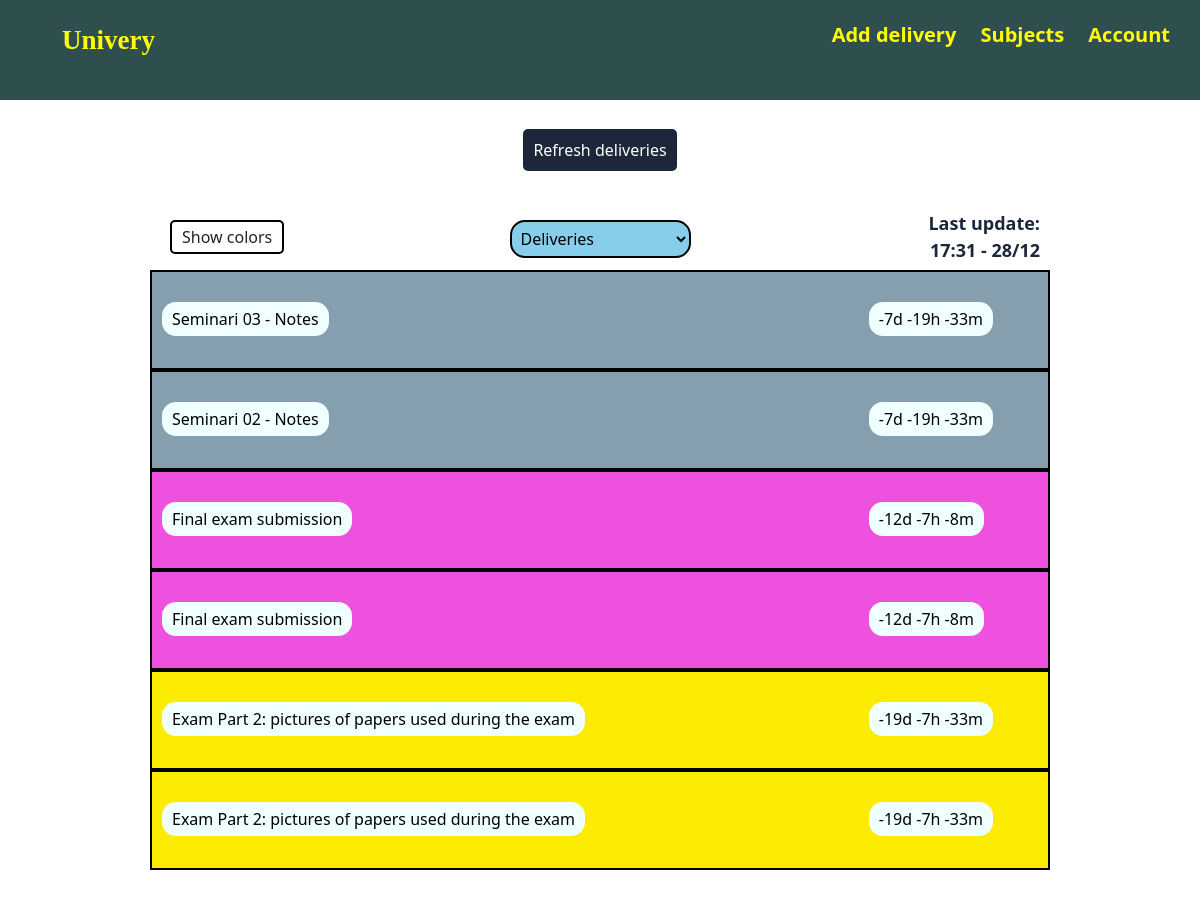
Screenshot of / (signed in) with the database file from the repository.
### app/models.py (models this page shows, shortened)
class User(db.Model, UserMixin):
    id = db.Column(db.Integer, primary_key=True)
    fullname = db.Column(db.String(50), nullable=False)
    identification = db.Column(db.String(15), unique=True, nullable=False)
    password = db.Column(db.String(60), nullable=False)
    deliveries = db.relationship('Delivery', backref='user', lazy=True)
    subjects = db.relationship('Subject', backref='user', lazy=True)
    last_update = db.Column(db.DateTime, nullable=True)

class Delivery(db.Model):
    id = db.Column(db.Integer, primary_key=True)
    name = db.Column(db.String(50), nullable=False)
    description = db.Column(db.String(400))
    toDate = db.Column(db.DateTime, nullable=True)
    url = db.Column(db.String(300), nullable=True)
    user_id = db.Column(db.Integer, db.ForeignKey('user.id'), nullable=False)
    subject_id = db.Column(db.Integer, db.ForeignKey('subject.id'), nullable=False)
    isDone = db.Column(db.Boolean, nullable=False, default=False)
    isEliminated = db.Column(db.Boolean, nullable=False, default=False)

### app/main/routes.py (the view)
@main.route("/")
@login_required
def home():
    return render_template('delivery/not-done-deliveries.html', title="Home",
            deliveries=get_deliveries_todo(current_user.deliveries))

### app/main/utils.py (called while the page is built)
def get_deliveries_todo(deliveries):
    deliveries = [(i, db.session.query(SubjectModel).filter_by(
        identification=i.subject_id,
        user_id=current_user.id).first()
        ) for i in deliveries if not i.isDone and not i.isEliminated]
    return list(reversed(sorted(deliveries, key=lambda x: x[0].toDate)))

### app/models.py (called while the page is built)
@login_manager.user_loader
def load_user(user_id):
    return User.query.get(int(user_id))

### app/templates/delivery/not-done-deliveries.html (shortened to what this page needs)
{% extends "home.html" %}
{% block deliveries %}
<div class="menu">
    <div class="colors">
        <p id="colors-btn">Show colors</p>
    </div>
    <div class="dropdown">
        <select class="delivery-dropdown" id="delivery-type"  onchange="deliveryType()">
            <option selected value="undone">Deliveries</option>
        </select>
    </div>
    <div class="last-update">
        <p>Last update: <br>{{current_user.last_update.strftime("%H:%M - %d/%m") }}</p>
    </div>
</div>
<div id="notdone" class="delivery-container">
    {% if deliveries|length > 0 %}
        {% for delivery, subject in deliveries %}
            <div onclick="openPopup([
                    '{{delivery.name}}',
                    '{{delivery.description}}',
                    '{{delivery.toDate}}',
                    '{{delivery.url}}',
                    'Done',
                    '{{subject.name}}',
                    '{{subject.id}}',
                    '{{delivery.id}}'
                    ])"
                    class="delivery-block" style="background-color: {{subject.color}};">
                <div class="delivery-name">
                    <p>{{delivery.name}}</p>
                </div>
                <div class="delivery-date">
                    <p class="time">{{delivery.toDate}}</p>
                </div>
            </div>
        {% endfor %}
    {% else %}
        <div class="delivery-block">
            <div class="delivery-name">
                <p class="vcenter">No future deliveries</p>
            </div>
        </div>
    {% endif %}
</div>
{% endblock deliveries %}

### app/static/style.css (style rules this page uses)
* { margin: 0; padding: 0; box-sizing: border-box; }
.delivery-container { width: min(80%, 900px); margin: 0 auto; height: 600px; overflow-y: scroll; }
.delivery-block { border: 2px solid black; height: 100px; margin-bottom: 0px; }
.delivery-name { width: 80%; float: left; height: 100px; vertical-align: middle; padding-left: 10px; padding-right: 10px; display: inline-block; padding-top: 30px; }
.delivery-name p { background-color: azure; color: black; width: fit-content; padding: 5px 10px; border-radius: 14px; }
.delivery-date { width: 20%; float: left; height: 100px; vertical-align: middle; display: inline-block; padding-top: 30px; }
.delivery-date p { background-color: azure; color: black; width: fit-content; padding: 5px 10px; border-radius: 14px; }
.time { color: chartreuse; }
.menu { width: min(80%, 900px); margin: 0 auto; height: 70px; }
.colors { float: left; width: 30%; height: 100%; }
.colors p { width: fit-content; margin-left: 20px; margin-top: 20px; padding: 3px 10px; border: 2px solid black; border-radius: 5px; background-color: white; cursor: help; }
.last-update { float: left; width: 30%; height: 100%; }
.last-update p { text-align: right; font-size: 18px; color: #1c273a; font-weight: 600; margin-top: 10px; margin-right: 10px; }
.dropdown { height: 100%; float: left; width: 40%; text-align: center; }
.delivery-dropdown { margin-top: 20px; float: center; background-color: skyblue; padding: 5px; border: 2px solid black; border-radius: 15px; }

### rows the page displays
User: last_update "17:31 - 28/12"
Delivery: name "Seminari 03 - Notes"
Delivery: name "Seminari 02 - Notes"
Delivery: name "Final exam submission"
Delivery: name "Final exam submission"
Delivery: name "Exam Part 2: pictures of papers used during the exam"
Delivery: name "Exam Part 2: pictures of papers used during the exam"
